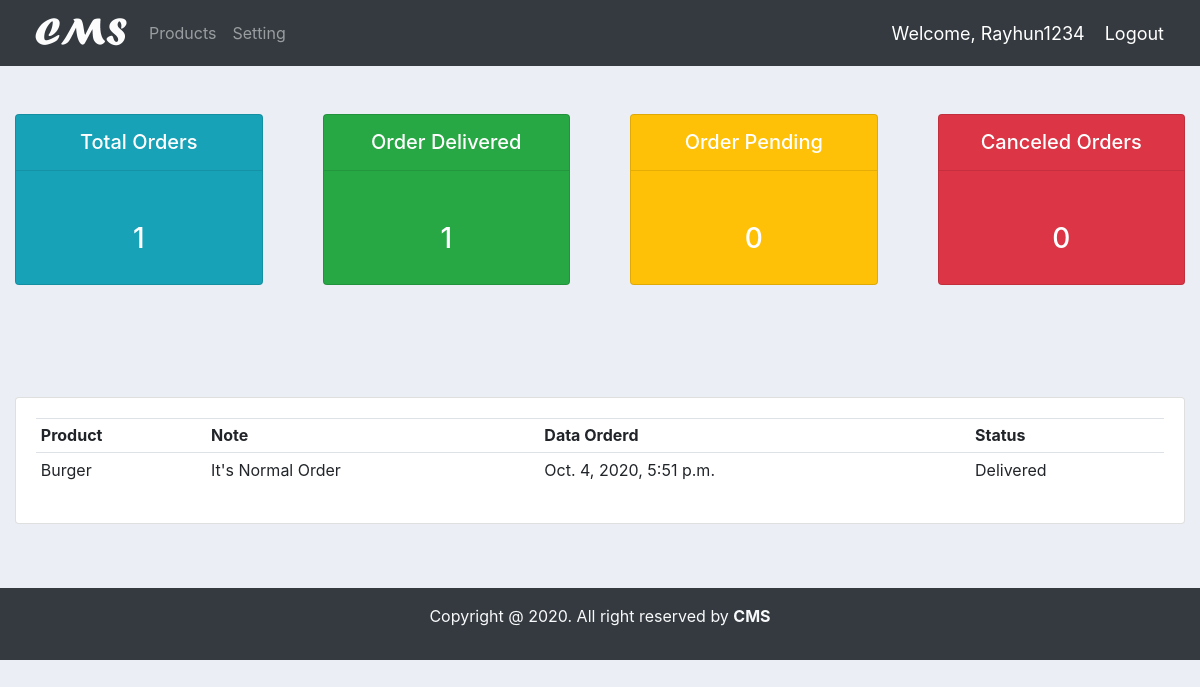
The app's page /user/ (signed in), older data.
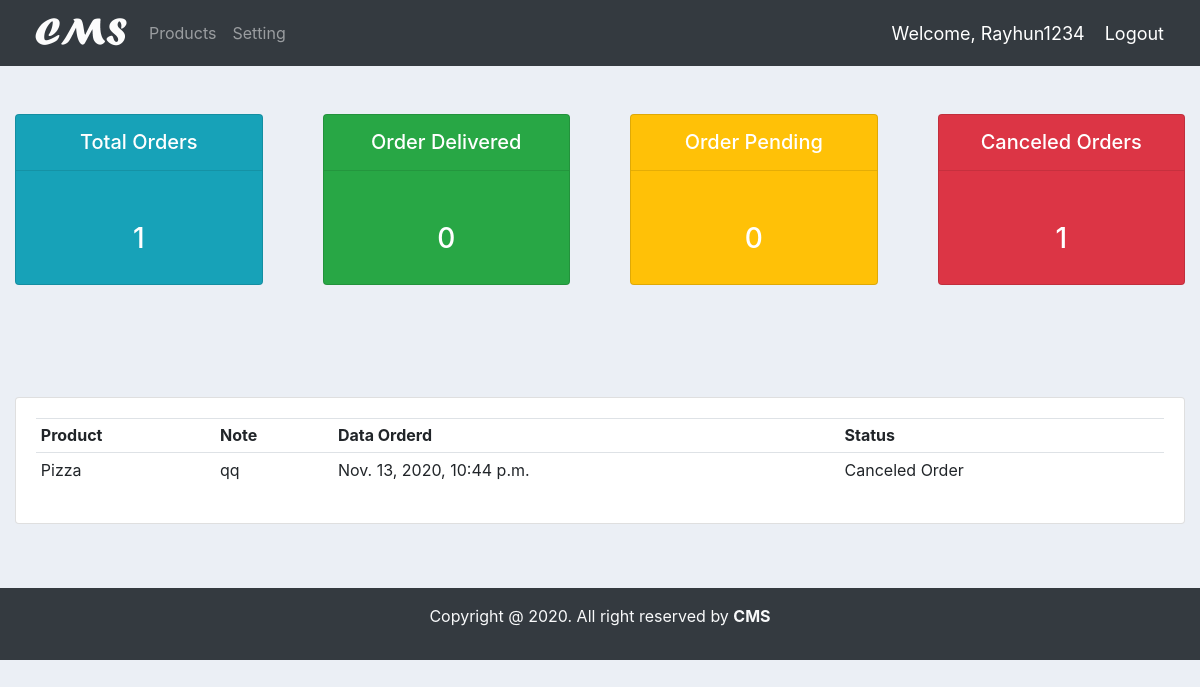
The same page, newer data.
### accounts/models.py (models this page shows, shortened)
class Order(models.Model):
    STATUS = (
        ('Pending','Pending'),
        ('Canceled Order','Canceled Order'),
        ('Delivered','Delivered')
        )
    customer = models.ForeignKey(Customer, null=True, on_delete=models.SET_NULL)
    Product = models.ForeignKey(Product, null=True, on_delete=models.SET_NULL)
    date_created = models.DateTimeField(auto_now_add=True, null=True)
    statur = models.CharField(max_length=200, null=True, choices=STATUS)
    note = models.CharField(max_length=200, null=True)
    order_content = models.DecimalField(max_digits= 10000, null=True, decimal_places=0)

class Product(models.Model):
    CATAGORY = (
        ('Indoor','Indoor'),
        ('Out Door','Out Door'),
    )
    name = models.CharField(max_length=200, null=True)
    price = models.FloatField(null=True)
    catagory = models.CharField(max_length=200, null=True, choices=CATAGORY)
    descriprion = models.CharField(max_length=500 ,null=True, blank=True)
    data_created = models.DateTimeField(auto_now_add=True)
    tags = models.ManyToManyField(Tag)
    def __str__(self):
        return str(self.name)

### accounts/decorators.py (the view)
        def wrapper_func(request, *args, **kwargs):
            group = None
            if request.user.groups.exists():
                group = request.user.groups.all()[0].name
            if group in allowed_roles:
                return view_func(request, *args, **kwargs)
            else:
                context = {}
                return render(request, 'accounts/customer_not_auth.html', context)

### accounts/views.py (called while the page is built)
@login_required(login_url='login')
@allowed_user(allowed_roles=['customer'])
def userProfile(request):
    orders = request.user.customer.order_set.all()
    total_orders = orders.count()
    order_delivered = orders.filter(statur='Delivered').count()
    order_pending = orders.filter(statur='Pending').count()
    order_cancels = orders.filter(statur='Canceled Order').count()
    context = {
        'total_orders':total_orders,
        'order_delivered':order_delivered,
        'order_pending':order_pending,
        'order_cancels':order_cancels,
        'orders':orders,
    }
    return render(request, 'accounts/user.html', context)

### accounts/templates/accounts/user.html
{% extends 'accounts/main.html' %}
{% block content %}
{% include 'accounts/status.html' %}
    <div class="container-fluid">
        <div class="row py-5">
            <div class="col-md">
                <div class="card card-body">
                    <table class="table table-sm">
                        <tr>
                            <th>Product</th>
                            <th>Note</th>
                            <th>Data Orderd</th>
                            <th>Status</th>
                        </tr>
                        {% for order in orders %}
                        <tr>
                            <td>{{ order.Product }}</td>
                            <td>{{ order.note }}</td>
                            <td>{{ order.date_created }}</td>
                            <td>{{ order.statur }}</td>
                        </tr>
                        {% endfor %}
                </table>
                </div>
            </div>
        </div>
    </div>
{% endblock %}

Row changes from the older to the newer data that the page shows:
removed Order: Product "Burger", note "It's Normal Order", date_created "Oct. 4, 2020, 5:51 p.m.", statur "Delivered"
added Order: Product "Pizza", note "qq", date_created "Nov. 13, 2020, 10:44 p.m.", statur "Canceled Order"
Text that changed along with them:
{{ order_delivered }}: "1" → "0"
{{ order_cancels }}: "0" → "1"
